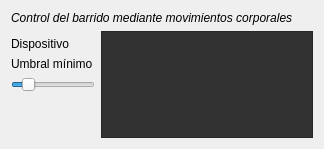
     <widget class="QWidget" name="camTab" >
      <attribute name="title" >
       <string>Cá&amp;mara</string>
      </attribute>
      <attribute name="icon" >
       <iconset resource="nadir.qrc" >
        <normaloff>:/images/images/camera.svg</normaloff>:/images/images/camera.svg</iconset>
      </attribute>
      <layout class="QGridLayout" name="gridLayout_3" >
       <item row="0" column="0" colspan="3" >
        <widget class="QLabel" name="label_5" >
         <property name="font" >
          <font>
           <italic>true</italic>
          </font>
         </property>
         <property name="text" >
          <string>Control del barrido mediante movimientos corporales</string>
         </property>
        </widget>
       </item>
       <item rowspan="5" row="1" column="2" >
        <widget class="QFrame" name="camFrame" >
         <property name="enabled" >
          <bool>false</bool>
         </property>
         <property name="sizePolicy" >
          <sizepolicy vsizetype="Expanding" hsizetype="Expanding" >
           <horstretch>0</horstretch>
           <verstretch>0</verstretch>
          </sizepolicy>
         </property>
         <property name="styleSheet" >
          <string notr="true" >background-color: rgb(50, 50, 50);</string>
         </property>
         <property name="frameShape" >
          <enum>QFrame::StyledPanel</enum>
         </property>
         <property name="frameShadow" >
          <enum>QFrame::Raised</enum>
         </property>
        </widget>
       </item>
       <item row="2" column="0" >
        <widget class="QLabel" name="label_2" >
         <property name="text" >
          <string>Dispositivo</string>
         </property>
        </widget>
       </item>
       <item row="3" column="0" colspan="2" >
        <widget class="QLabel" name="label_22" >
         <property name="text" >
          <string>Umbral mínimo</string>
         </property>
        </widget>
       </item>
       <item row="5" column="0" >
        <spacer name="verticalSpacer_4" >
         <property name="orientation" >
          <enum>Qt::Vertical</enum>
         </property>
         <property name="sizeHint" stdset="0" >
          <size>
           <width>20</width>
           <height>40</height>
          </size>
         </property>
        </spacer>
       </item>
       <item row="4" column="0" colspan="2" >
        <widget class="QSlider" name="camSlider" >
         <property name="value" >
          <number>15</number>
         </property>
         <property name="orientation" >
          <enum>Qt::Horizontal</enum>
         </property>
        </widget>
       </item>
      </layout>
     </widget>
